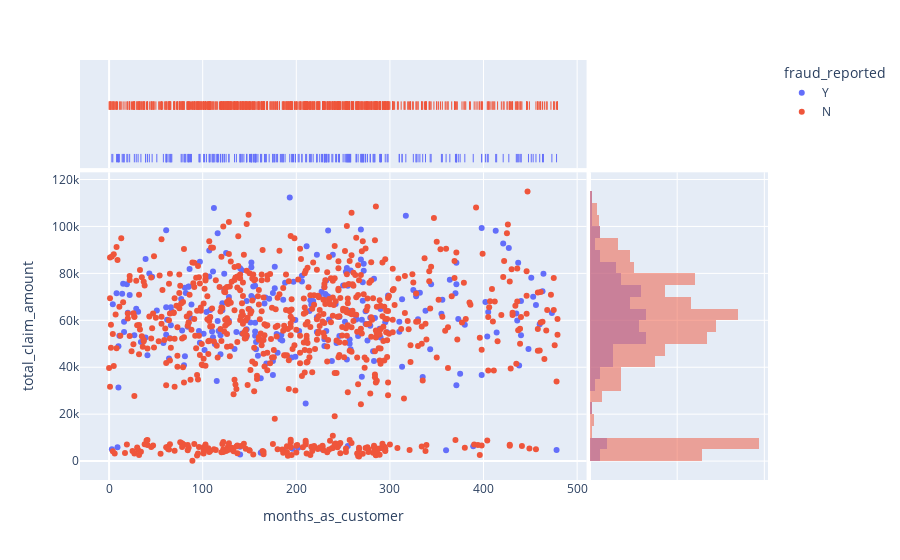

The cell this chart's notebook holds for it:
### Code cell
fig = px.scatter(train, x = 'months_as_customer', y = 'total_claim_amount', color = 'fraud_reported', marginal_x = 'rug', marginal_y = 'histogram')
fig.show()

### Figure 1 — Plotly figure (JSON) as saved in the notebook; plotly's stock layout.template omitted (floating-point values rounded to 4 significant figures; data arrays with more than 128 entries replaced by an {"elided": "..."} marker saying what was removed)
{"data": [{"hovertemplate": "fraud_reported=Y<br>months_as_customer=%{x}<br>total_claim_amount=%{y}<extra></extra>", "legendgroup": "Y", "marker": {"color": "#636efa", "symbol": "circle"}, "mode": "markers", "name": "Y", "showlegend": true, "type": "scatter", "x": {"elided": "247 int values"}, "xaxis": "x", "y": {"elided": "247 int values"}, "yaxis": "y"}, {"alignmentgroup": "True", "boxpoints": "all", "fillcolor": "rgba(255,255,255,0)", "hoveron": "points", "hovertemplate": "fraud_reported=Y<br>months_as_customer=%{x}<extra></extra>", "jitter": 0, "legendgroup": "Y", "line": {"color": "rgba(255,255,255,0)"}, "marker": {"color": "#636efa", "symbol": "line-ns-open"}, "name": "Y", "offsetgroup": "Y", "showlegend": false, "type": "box", "x": {"elided": "247 int values"}, "xaxis": "x3", "yaxis": "y3"}, {"alignmentgroup": "True", "bingroup": "y", "hovertemplate": "fraud_reported=Y<br>total_claim_amount=%{y}<br>count=%{x}<extra></extra>", "legendgroup": "Y", "marker": {"color": "#636efa"}, "name": "Y", "offsetgroup": "Y", "opacity": 0.5, "showlegend": false, "type": "histogram", "xaxis": "x2", "y": {"elided": "247 int values"}, "yaxis": "y2"}, {"hovertemplate": "fraud_reported=N<br>months_as_customer=%{x}<br>total_claim_amount=%{y}<extra></extra>", "legendgroup": "N", "marker": {"color": "#EF553B", "symbol": "circle"}, "mode": "markers", "name": "N", "showlegend": true, "type": "scatter", "x": {"elided": "753 int values"}, "xaxis": "x", "y": {"elided": "753 int values"}, "yaxis": "y"}, {"alignmentgroup": "True", "boxpoints": "all", "fillcolor": "rgba(255,255,255,0)", "hoveron": "points", "hovertemplate": "fraud_reported=N<br>months_as_customer=%{x}<extra></extra>", "jitter": 0, "legendgroup": "N", "line": {"color": "rgba(255,255,255,0)"}, "marker": {"color": "#EF553B", "symbol": "line-ns-open"}, "name": "N", "offsetgroup": "N", "showlegend": false, "type": "box", "x": {"elided": "753 int values"}, "xaxis": "x3", "yaxis": "y3"}, {"alignmentgroup": "True", "bingroup": "y", "hovertemplate": "fraud_reported=N<br>total_claim_amount=%{y}<br>count=%{x}<extra></extra>", "legendgroup": "N", "marker": {"color": "#EF553B"}, "name": "N", "offsetgroup": "N", "opacity": 0.5, "showlegend": false, "type": "histogram", "xaxis": "x2", "y": {"elided": "753 int values"}, "yaxis": "y2"}], "layout": {"barmode": "overlay", "legend": {"title": {"text": "fraud_reported"}, "tracegroupgap": 0}, "margin": {"t": 60}, "xaxis": {"anchor": "y", "domain": [0, 0.7363], "title": {"text": "months_as_customer"}}, "xaxis2": {"anchor": "y2", "domain": [0.7413, 1], "matches": "x2", "showgrid": true, "showline": false, "showticklabels": false, "ticks": ""}, "xaxis3": {"anchor": "y3", "domain": [0, 0.7363], "matches": "x", "showgrid": true, "showticklabels": false}, "xaxis4": {"anchor": "y4", "domain": [0.7413, 1], "matches": "x2", "showgrid": true, "showline": false, "showticklabels": false, "ticks": ""}, "yaxis": {"anchor": "x", "domain": [0, 0.7326], "title": {"text": "total_claim_amount"}}, "yaxis2": {"anchor": "x2", "domain": [0, 0.7326], "matches": "y", "showgrid": true, "showticklabels": false}, "yaxis3": {"anchor": "x3", "domain": [0.7426, 1], "matches": "y3", "showgrid": false, "showline": false, "showticklabels": false, "ticks": ""}, "yaxis4": {"anchor": "x4", "domain": [0.7426, 1], "matches": "y3", "showgrid": true, "showline": false, "showticklabels": false, "ticks": ""}}}
